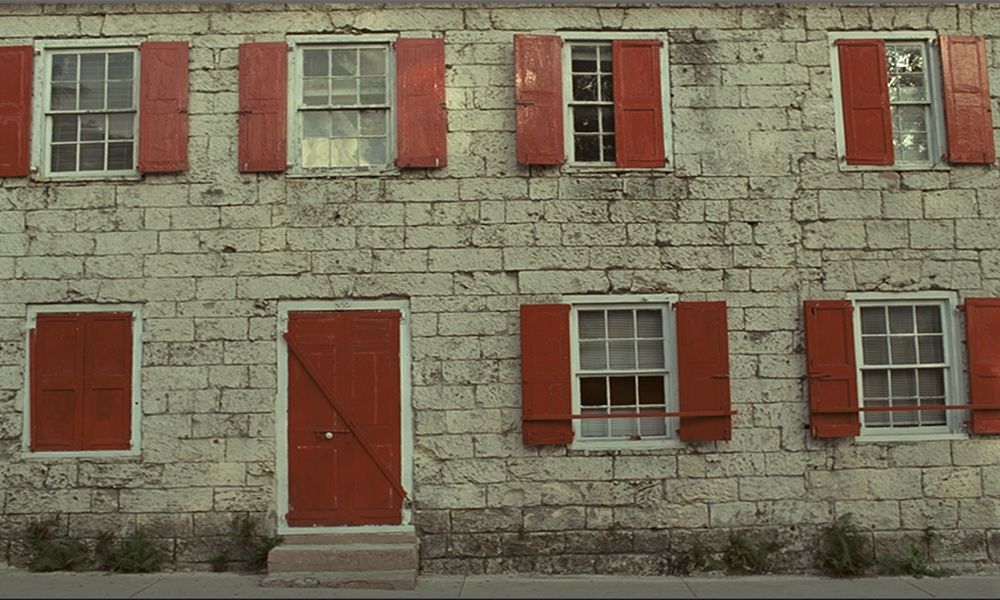
#> input picture dataset/Kodak 1280X768/1.bmp, 1000 x 600 px, shrunk from 1280 x 768 before the run, found by its file name
$ python ssim.py
#> lines starting #> are read from the running program, lines starting #| are printed output that depends on the picture; long printed decimals are rounded; pictures that were not available may be replaced by others from this repository, and a replacement may not be noted
import numpy as np
import scipy.signal
import cv2


def ssim_index_new(img1,img2,K,win):

    M,N = img1.shape

    img1 = img1.astype(np.float32)
    img2 = img2.astype(np.float32)

    C1 = (K[0]*255)**2
    C2 = (K[1]*255) ** 2
    win = win/np.sum(win)

    mu1 = scipy.signal.convolve2d(img1,win,mode='valid')
    mu2 = scipy.signal.convolve2d(img2,win,mode='valid')
    mu1_sq = np.multiply(mu1,mu1)
    mu2_sq = np.multiply(mu2,mu2)
    mu1_mu2 = np.multiply(mu1,mu2)
    sigma1_sq = scipy.signal.convolve2d(np.multiply(img1,img1),win,mode='valid') - mu1_sq
    sigma2_sq = scipy.signal.convolve2d(np.multiply(img2, img2), win, mode='valid') - mu2_sq
    img12 = np.multiply(img1, img2)
    sigma12 = scipy.signal.convolve2d(np.multiply(img1, img2), win, mode='valid') - mu1_mu2

    if(C1 > 0 and C2>0):
        ssim1 =2*sigma12 + C2
        ssim_map = np.divide(np.multiply((2*mu1_mu2 + C1),(2*sigma12 + C2)),np.multiply((mu1_sq+mu2_sq+C1),(sigma1_sq+sigma2_sq+C2)))
        cs_map = np.divide((2*sigma12 + C2),(sigma1_sq + sigma2_sq + C2))
    else:
        numerator1 = 2*mu1_mu2 + C1
        numerator2 = 2*sigma12 + C2
        denominator1 = mu1_sq + mu2_sq +C1
        denominator2 = sigma1_sq + sigma2_sq +C2

        ssim_map = np.ones(mu1.shape)
        index = np.multiply(denominator1,denominator2)
        #如果index是真，就赋值，是假就原值
        n,m = mu1.shape
        for i in range(n):
            for j in range(m):
                if(index[i][j] > 0):
                    ssim_map[i][j] = numerator1[i][j]*numerator2[i][j]/denominator1[i][j]*denominator2[i][j]
                else:
                    ssim_map[i][j] = ssim_map[i][j]
        for i in range(n):
            for j in range(m):
                if((denominator1[i][j] != 0)and(denominator2[i][j] == 0)):
                    ssim_map[i][j] = numerator1[i][j]/denominator1[i][j]
                else:
                    ssim_map[i][j] = ssim_map[i][j]

        cs_map = np.ones(mu1.shape)
        for i in range(n):
            for j in range(m):
                if(denominator2[i][j] > 0):
                    cs_map[i][j] = numerator2[i][j]/denominator2[i][j]
                else:
                    cs_map[i][j] = cs_map[i][j]


    mssim = np.mean(ssim_map)
    mcs = np.mean(cs_map)

    return  mssim,mcs


def msssim(img1,img2):

    K = [0.01,0.03]
    win  = np.multiply(cv2.getGaussianKernel(11, 1.5), (cv2.getGaussianKernel(11, 1.5)).T)  # H.shape == (r, c)
    level = 5
    weight = [0.0448,0.2856,0.3001,0.2363,0.1333]
    method = 'product'

    M,N = img1.shape
    H,W = win.shape

    downsample_filter = np.ones((2,2))/4
    img1 = img1.astype(np.float32)
    img2 = img2.astype(np.float32)

    mssim_array = []
    mcs_array = []

    for i in range(0,level):
        mssim,mcs = ssim_index_new(img1,img2,K,win)
        mssim_array.append(mssim)
        mcs_array.append(mcs)
        filtered_im1 = cv2.filter2D(img1,-1,downsample_filter,anchor = (0,0),borderType=cv2.BORDER_REFLECT)
        filtered_im2 = cv2.filter2D(img2,-1,downsample_filter,anchor = (0,0),borderType=cv2.BORDER_REFLECT)
        img1 = filtered_im1[::2,::2]
        img2 = filtered_im2[::2,::2]

    print(np.power(mcs_array[:level-1],weight[:level-1]))
    print(mssim_array[level-1]**weight[level-1])
    overall_mssim = np.prod(np.power(mcs_array[:level-1],weight[:level-1]))*(mssim_array[level-1]**weight[level-1])
    print(overall_mssim)
    return overall_mssim


im1= cv2.imread("1.bmp")
#> im1 is the input picture: shape (600, 1000, 3); mean B, G, R 88, 108.6, 119.7
im1= cv2.cvtColor(im1, cv2.COLOR_BGR2GRAY)
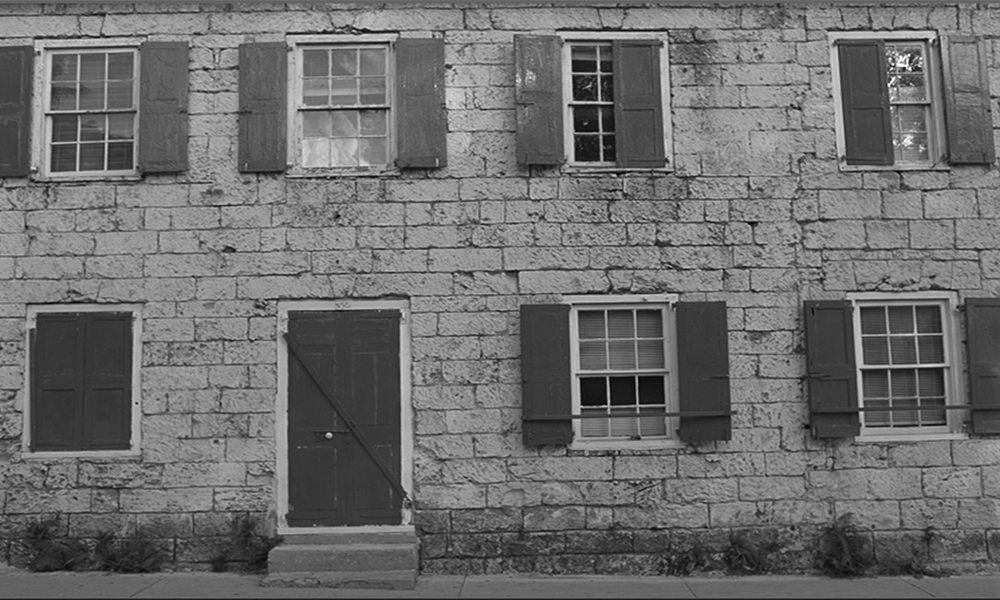
#> im1: shape (600, 1000); min 1, max 255, mean 109.5
im2= cv2.imread("2.png")
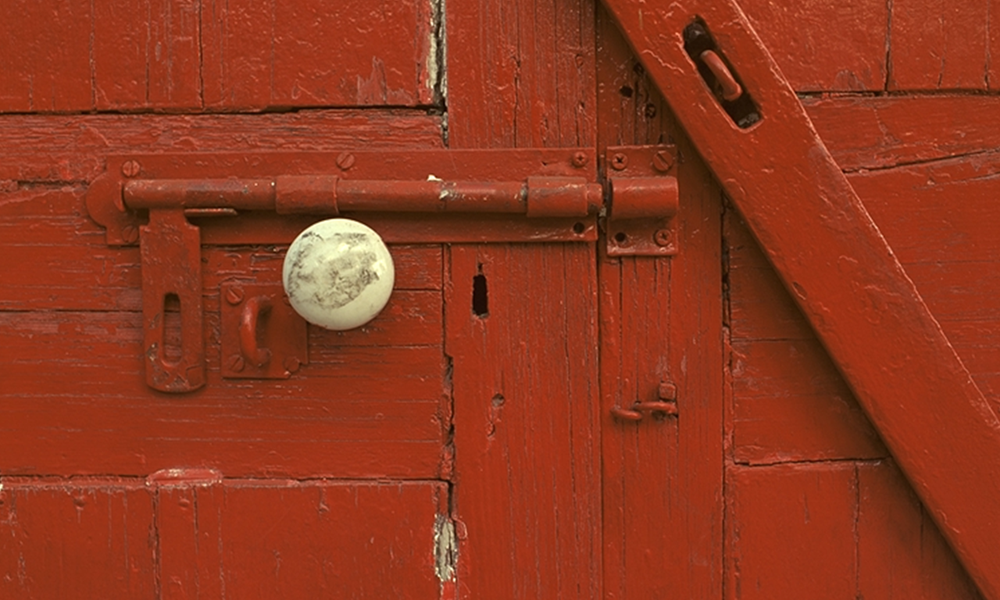
#> input picture dataset/Kodak 1280X768/2.bmp, 1000 x 600 px, shrunk from 1280 x 768 before the run, given in place of 2.png, which was not available
#> im2 is the input picture: shape (600, 1000, 3); mean B, G, R 29.9, 55.6, 143
im2= cv2.cvtColor(im2, cv2.COLOR_BGR2GRAY)
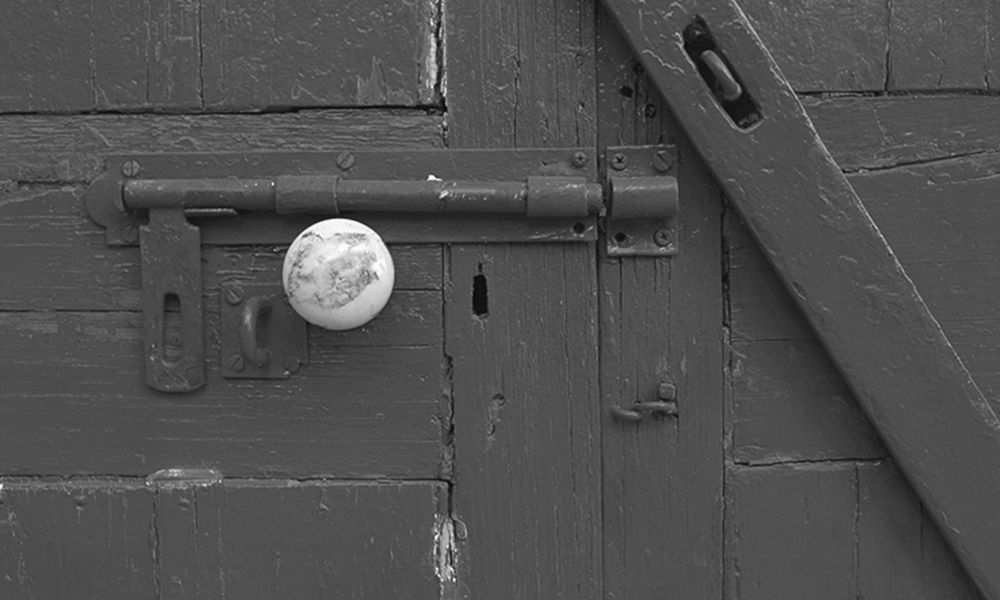
#> im2: shape (600, 1000); min 7, max 255, mean 78.8
print("ssim:")
print(msssim(im1,im2))
#> the loop in msssim, `for i in range(0,level):` made 5 passes
#> (mssim, mcs) on passes 1 to 5: (0.262, 0.29), (0.206, 0.226), (0.179, 0.197), (0.152, 0.169), (0.102, 0.111)
#> pass 1, in ssim_index_new, `mu1 = scipy.signal.convolve2d(img1,win,mode='valid')`:
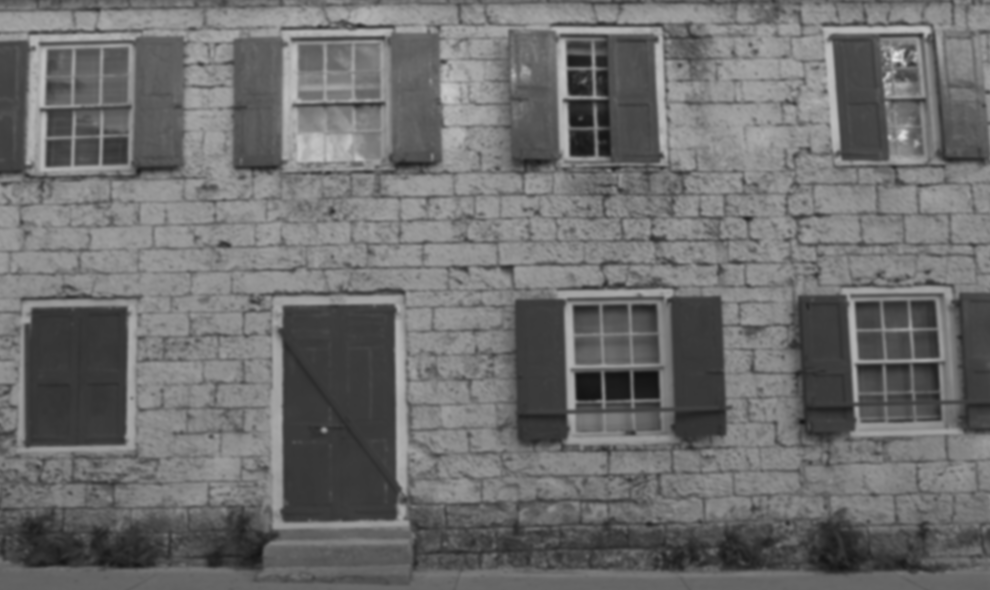
#> mu1: shape (590, 990) float64; min 18.2, max 224, mean 109.8
#> pass 1, in ssim_index_new, `mu2 = scipy.signal.convolve2d(img2,win,mode='valid')`:
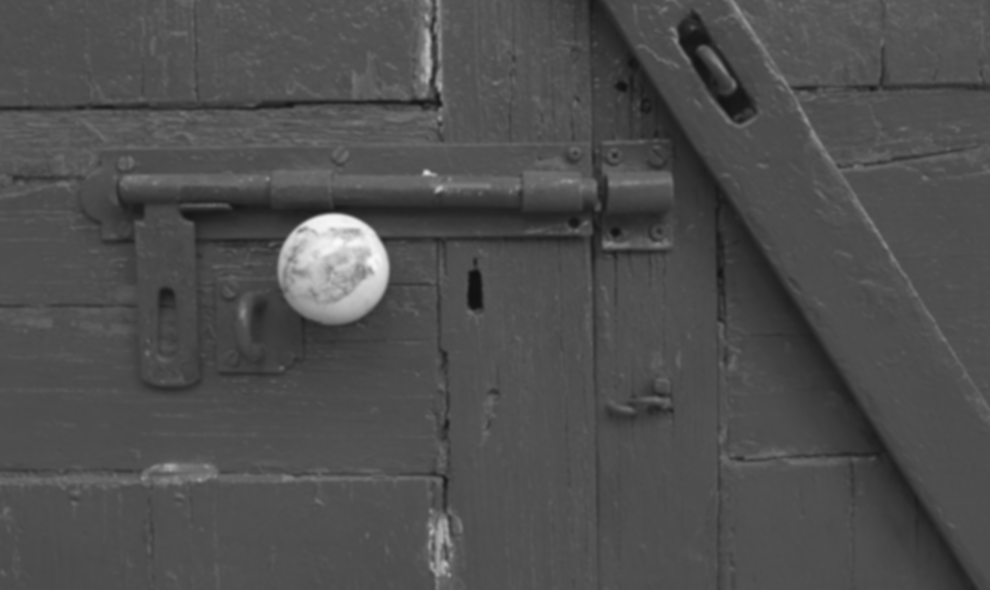
#> mu2: shape (590, 990) float64; min 17.44, max 250.1, mean 78.8
#> pass 1, in ssim_index_new, `mu1_sq = np.multiply(mu1,mu1)`:
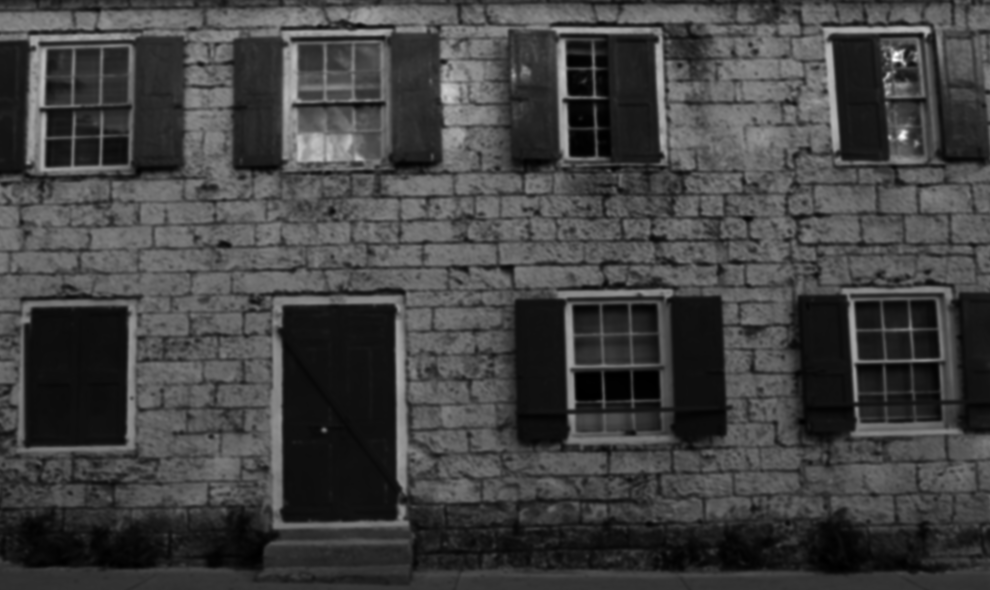
#> mu1_sq: shape (590, 990) float64; min 331.1, max 50165.6, mean 13221; drawn with min black and max white
#> pass 1, in ssim_index_new, `mu2_sq = np.multiply(mu2,mu2)`:
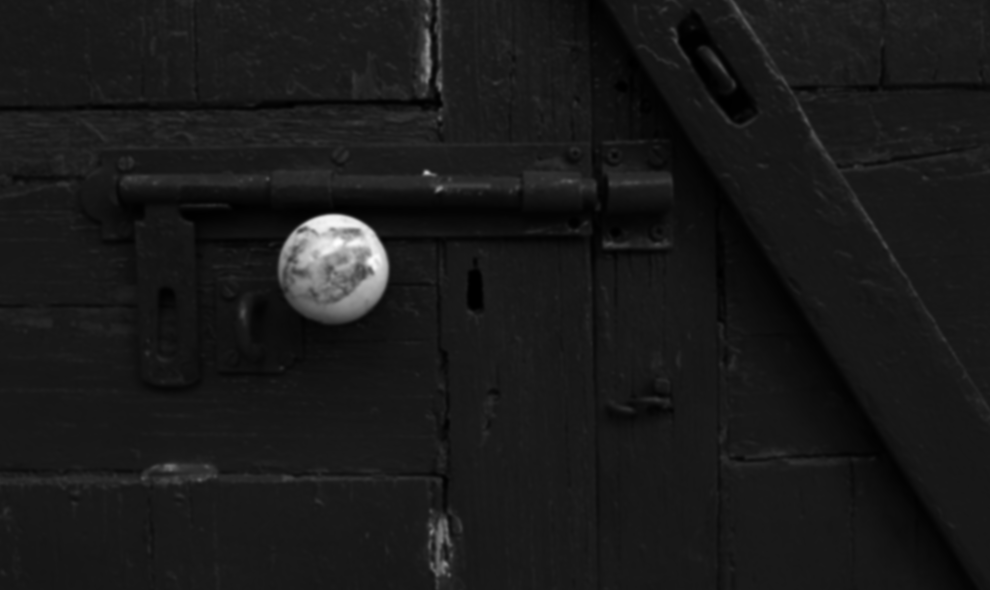
#> mu2_sq: shape (590, 990) float64; min 304.2, max 62557.4, mean 6590.5; drawn with min black and max white
#> after the loop in msssim, `for i in range(0,level):`: mcs_array = [0.29, 0.226, 0.197, 0.169, 0.111]; mssim_array = [0.262, 0.206, 0.179, 0.152, 0.102]
#| [0.9461 0.6539 0.6141 0.6567]
#| 0.7374
#> in msssim, `overall_mssim = np.prod(np.power(mcs_array[:level-1],weight[:level-1])..`: overall_mssim = 0.184
#| 0.184
#| 0.184
